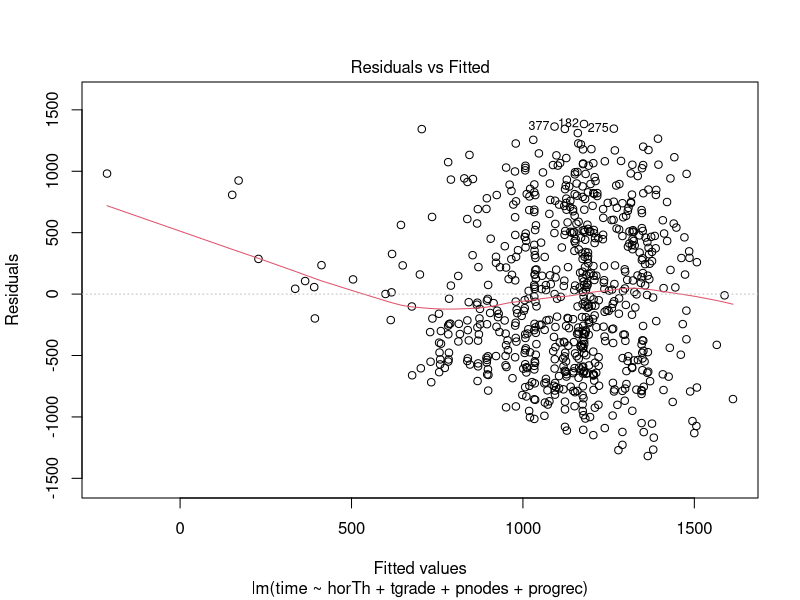
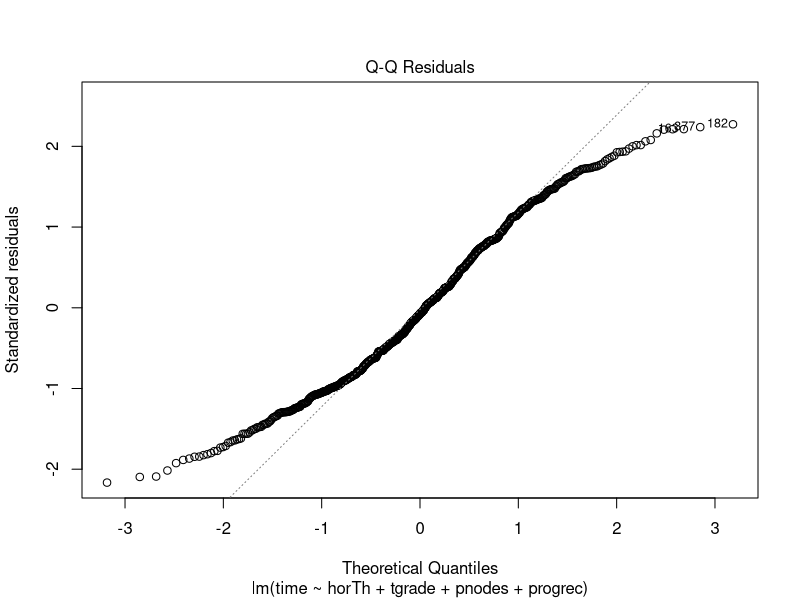
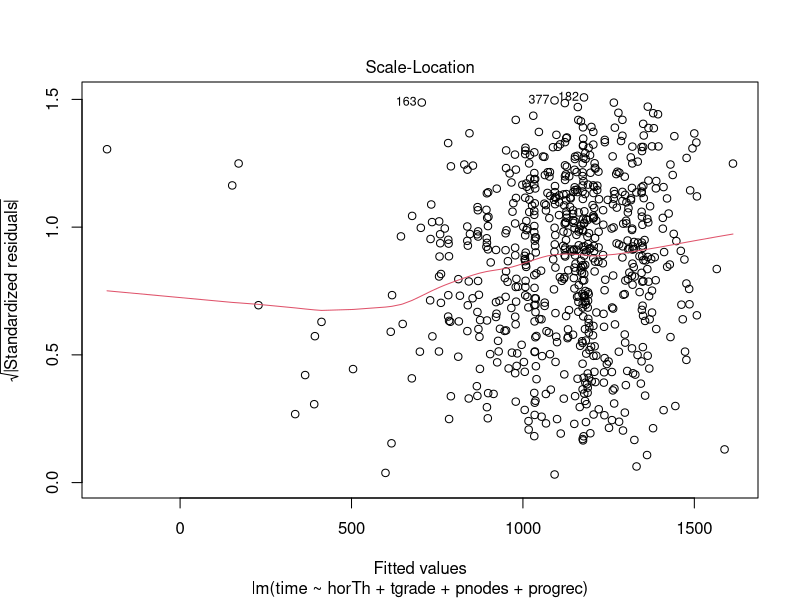
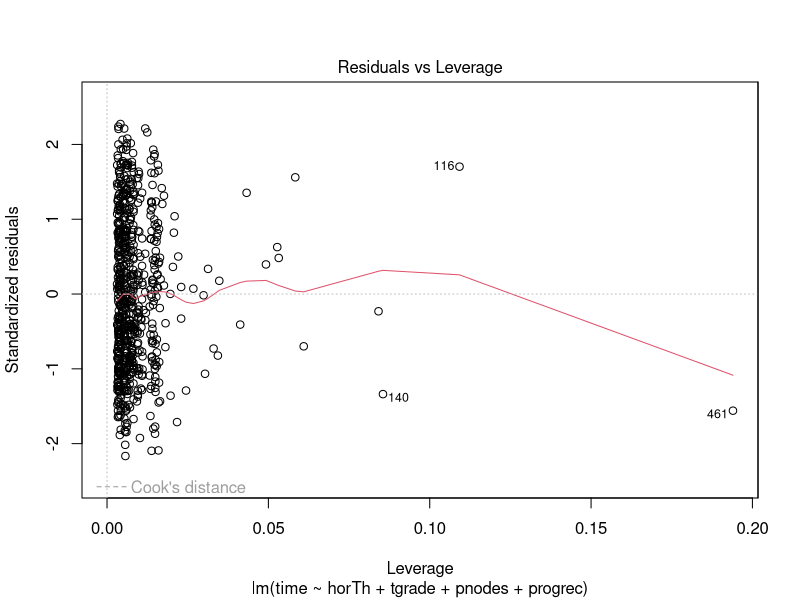
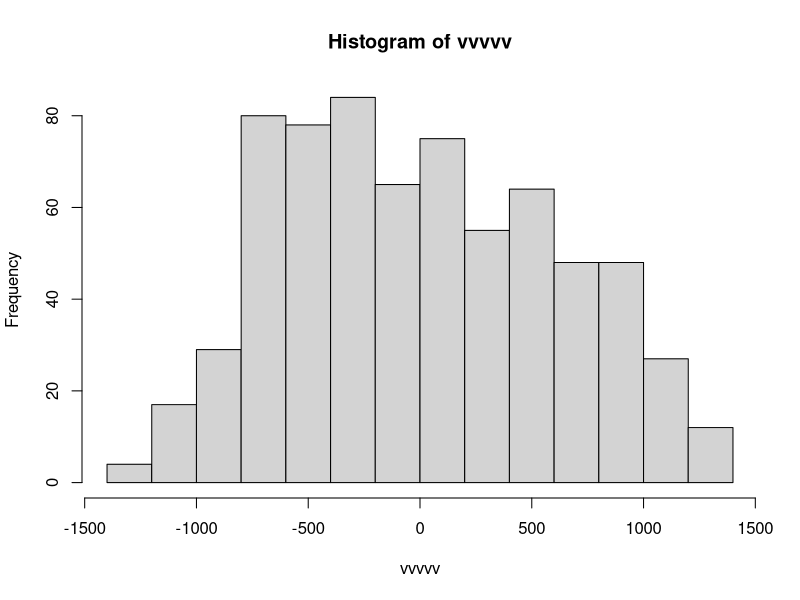
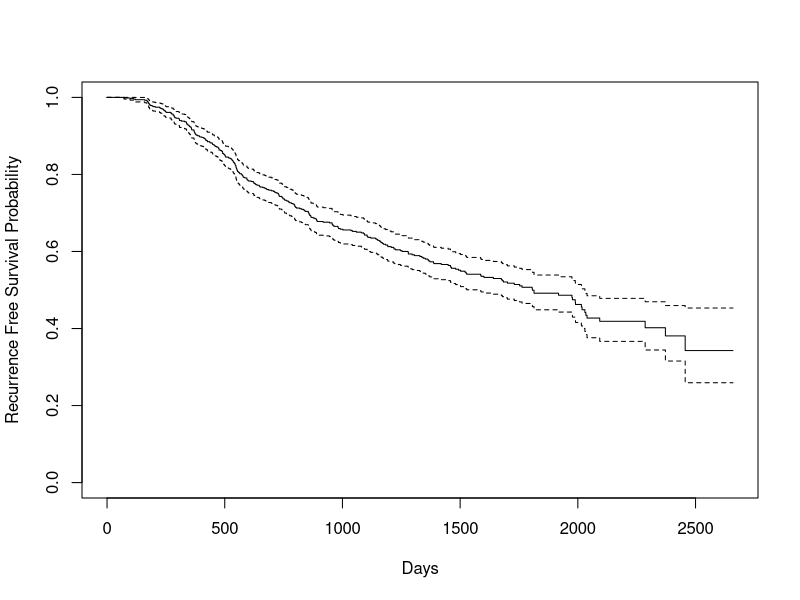
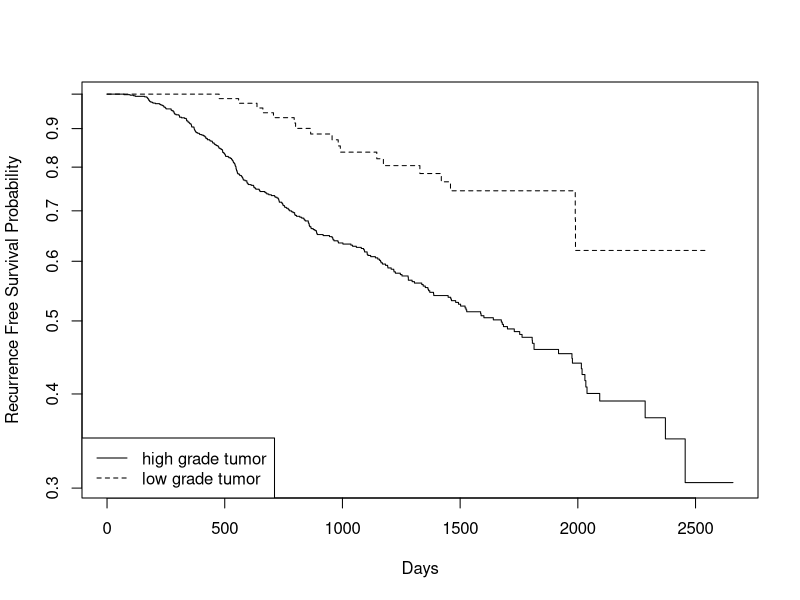

These figures' R source, in order:
## ---- chunk 1
# install.packages("TH.data")
library(TH.data)
# ?GBSG2
## ---- chunk 2
#summary(GBSG2)
data(GBSG2)
#head(GBSG2)
timevspreds <- lm(time ~ horTh + menostat + age + tsize + tgrade + pnodes + progrec + estrec + cens, data = GBSG2)

summary(timevspreds)
## ---- chunk 3
easyfit <- lm(time ~ horTh + tgrade + pnodes + progrec, data = GBSG2)
summary(easyfit)
anova(easyfit, timevspreds)

## ---- chunk 4


plot(easyfit)

#summary(easyfit)

vvvvv <- resid(easyfit)
mean(vvvvv)
hist(vvvvv)
## ---- chunk 5
fit_horTh <- glm(horTh ~ time + menostat + age + tsize + tgrade + pnodes + progrec + estrec + cens, data = GBSG2, family = binomial)

summary(fit_horTh)
## ---- chunk 6

nnnn <- Surv(GBSG2$time, GBSG2$cens)


rrrrr <- survfit(nnnn ~ 1)
plot(rrrrr, xlab = 'Days', ylab = 'Recurrence Free Survival Probability')

eeee <- survfit(nnnn ~ (GBSG2$tgrade == 'I')*1)
plot(eeee, log = TRUE, lty = c(1, 2), xlab = 'Days', ylab = 'Recurrence Free Survival Probability')

legend("bottomleft", legend = c('high grade tumor', 'low grade tumor'), lty = c(1, 2))

## ---- chunk 7
coxph(Surv(time, cens) ~ horTh + tgrade + horTh:tgrade + horTh:pnodes + horTh:progrec + pnodes:tgrade + pnodes:progrec + progrec:tgrade + pnodes + progrec, data = GBSG2)
